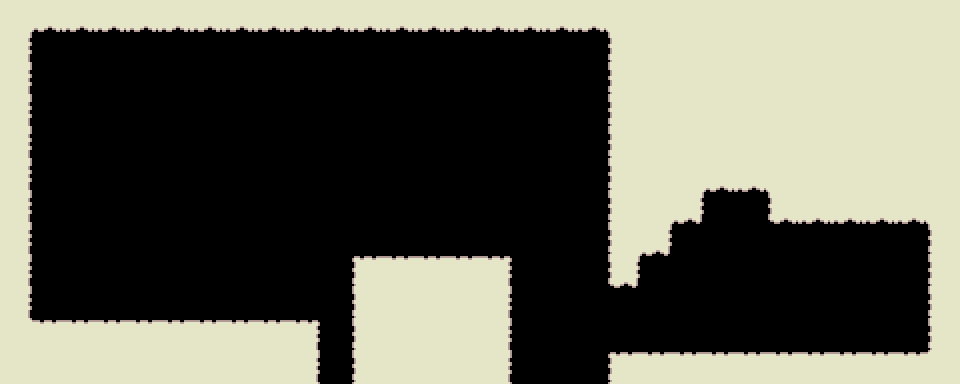

This game map was drawn from its Tiled (.tmx) file and the tilesets committed beside it. A one-line description and the trimmed map source follow:
An orthogonal 30x12 tile map with 32x32 px tiles, 1 tile layer (Camada de Tiles 1) and 25 objects (3x Clock1, 2x Spawn2, 2x Clock2, Spawn1).

<map version="1.0" orientation="orthogonal" width="30" height="12" tilewidth="32" tileheight="32">
 <tileset firstgid="1" name="pickleTile" tilewidth="32" tileheight="32">
  <image source="pickleTile.png" width="512" height="32" />
 </tileset>
 <objectgroup name="collision" width="30" height="12">
  <object x="0" y="0" width="32" height="288" />
  <object x="32" y="0" width="1216" height="32" />
  <object x="0" y="288" width="32" height="96" />
  <object x="928" y="0" width="32" height="384" />
  <object x="32" y="320" width="288" height="64" />
  <object x="352" y="256" width="160" height="128" />
  <object x="608" y="352" width="320" height="32" />
  <object x="608" y="32" width="32" height="256" />
  <object x="640" y="32" width="32" height="224" />
  <object x="672" y="32" width="32" height="192" />
  <object x="704" y="32" width="224" height="160" />
  <object x="768" y="192" width="160" height="32" />
 </objectgroup>
 <objectgroup name="Player start" width="30" height="12">
  <object x="48" y="272">
   <ellipse />
  </object>
 </objectgroup>
 <layer name="Camada de Tiles 1" width="30" height="12">
  <data>[360 cells, 161 non-empty, 10 distinct tile ids]</data>
 </layer>
 <objectgroup name="Objects" width="30" height="12">
  <object name="Clock1" x="288" y="304">
   <properties>
    <property name="type" value="clock" />
   </properties>
  </object>
  <object name="Spawn1" x="736" y="208">
   <properties>
    <property name="enemy" value="sheep" />
    <property name="interval" value="3" />
    <property name="maximum" value="2" />
    <property name="onlyClose" value="false" />
    <property name="type" value="spawn" />
   </properties>
  </object>
  <object name="Spawn2" x="192" y="240">
   <properties>
    <property name="enemy" value="cup" />
    <property name="interval" value="3" />
    <property name="maximum" value="4" />
    <property name="onlyClose" value="false" />
    <property name="type" value="spawn" />
   </properties>
  </object>
  <object name="Clock2" x="912" y="336">
   <properties>
    <property name="type" value="clock" />
   </properties>
  </object>
  <object name="Clock1" x="432" y="240">
   <properties>
    <property name="type" value="clock" />
   </properties>
  </object>
  <object name="Spawn2" x="432" y="176">
   <properties>
    <property name="enemy" value="pillow" />
    <property name="interval" value="5" />
    <property name="maximum" value="2" />
    <property name="onlyClose" value="false" />
    <property name="type" value="spawn" />
   </properties>
  </object>
  <object name="Clock1" x="560" y="240">
   <properties>
    <property name="type" value="clock" />
   </properties>
  </object>
  <object name="Clock2" x="688" y="336">
   <properties>
    <property name="type" value="clock" />
   </properties>
  </object>
 </objectgroup>
 <objectgroup name="enemyCol" width="30" height="12">
  <object x="317" y="160" width="3" height="160" />
  <object x="352" y="160" width="3" height="96" />
  <object x="509" y="160" width="3" height="96" />
  <object x="608" y="288" width="3" height="64" />
 </objectgroup>
</map>
